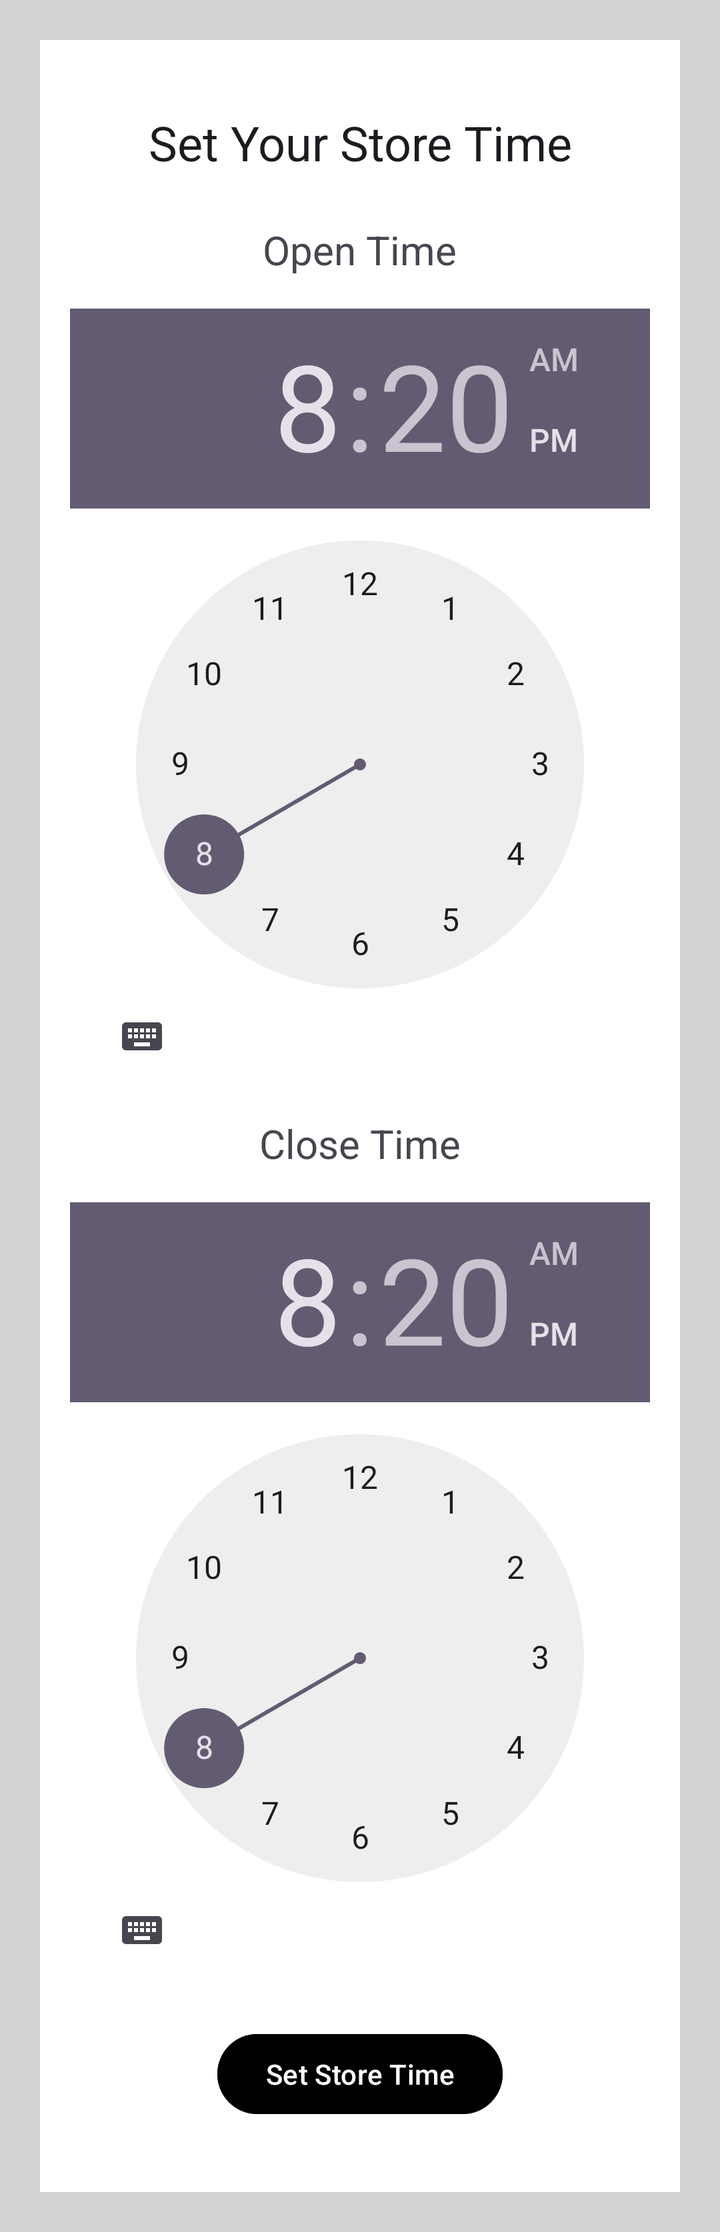
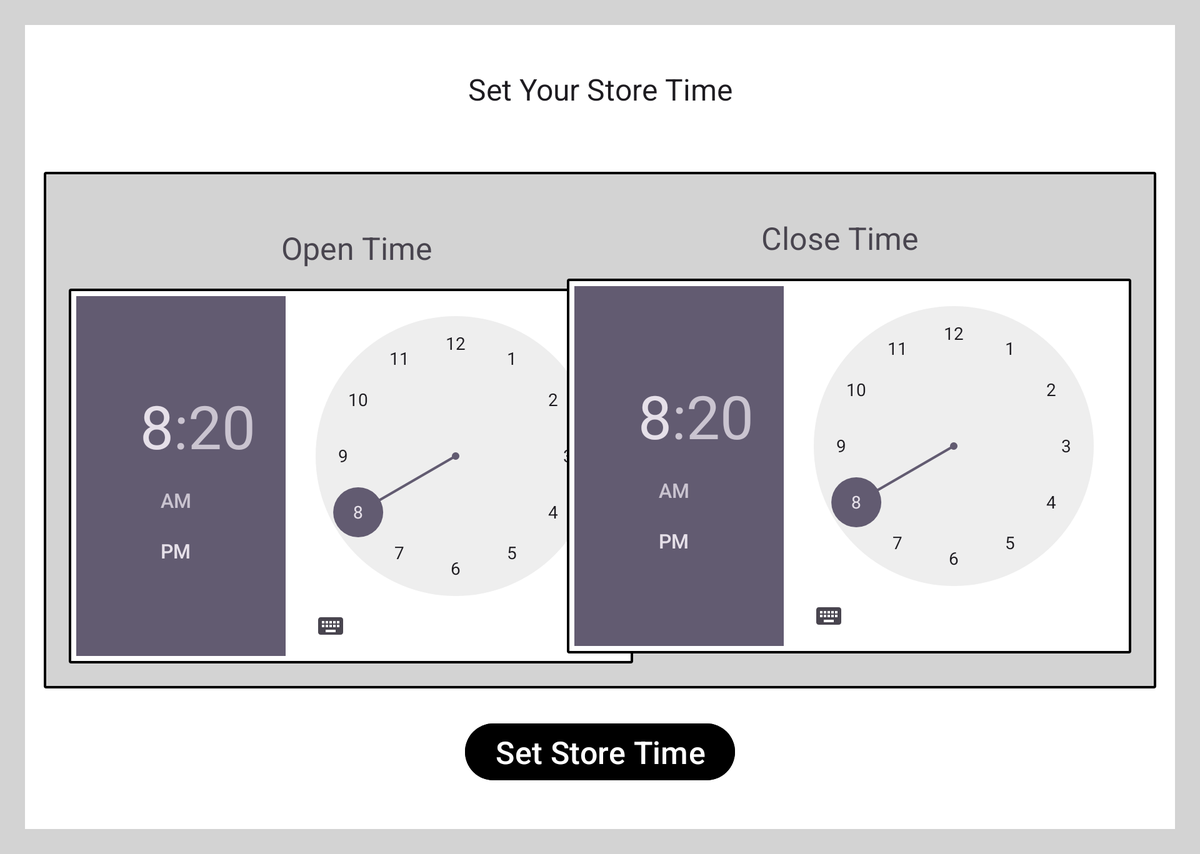

The same Android screen from two of the app's own layout files: first res/layout/ as a phone draws it, then the repository's variant for another configuration, drawn on a device whose configuration selects that folder. Both files follow.
<!-- AndroidManifest.xml: application theme Theme.Material3.Light -->
<!-- res/layout/activity_set_store_time.xml -->
<?xml version="1.0" encoding="utf-8"?>
<ScrollView xmlns:android="http://schemas.android.com/apk/res/android"
    xmlns:app="http://schemas.android.com/apk/res-auto"
    xmlns:tools="http://schemas.android.com/tools"
    android:layout_width="match_parent"
    android:layout_height="match_parent"
    tools:context="com.inventory.idealist.SetStoreTimeActivity"
    android:background="@color/light_gray">

    <RelativeLayout
        android:layout_width="match_parent"
        android:layout_height="wrap_content"
        android:layout_margin="20dp"
        android:background="@color/white"
        android:padding="15dp">

        <TextView
            android:layout_width="match_parent"
            android:layout_height="wrap_content"
            android:text="Set Your Store Time"
            android:textAppearance="@style/TextAppearance.AppCompat.Headline"
            android:textAlignment="center"
            android:layout_marginTop="20dp"
            android:id="@+id/textViewSetStoreTimeHeader"/>

        <TextView
            android:id="@+id/textViewOpenTime"
            android:layout_width="wrap_content"
            android:layout_height="wrap_content"
            android:layout_centerHorizontal="true"
            android:layout_marginTop="24dp"
            android:layout_below="@id/textViewSetStoreTimeHeader"
            android:text="Open Time"
            android:textSize="20sp" />

        <TimePicker
            android:id="@+id/timePickerOpenTime"
            android:layout_width="wrap_content"
            android:layout_height="wrap_content"
            android:layout_below="@+id/textViewOpenTime"
            android:layout_centerHorizontal="true"
            android:layout_marginTop="16dp" />

        <TextView
            android:id="@+id/textViewCloseTime"
            android:layout_width="wrap_content"
            android:layout_height="wrap_content"
            android:layout_below="@+id/timePickerOpenTime"
            android:layout_centerHorizontal="true"
            android:layout_marginTop="16dp"
            android:text="Close Time"
            android:textSize="20sp" />

        <TimePicker
            android:id="@+id/timePickerCloseTime"
            android:layout_width="wrap_content"
            android:layout_height="wrap_content"
            android:layout_below="@+id/textViewCloseTime"
            android:layout_centerHorizontal="true"
            android:layout_marginTop="16dp" />

        <Button
            android:id="@+id/buttonSaveTimes"
            android:layout_width="wrap_content"
            android:layout_height="wrap_content"
            android:layout_below="@+id/timePickerCloseTime"
            android:layout_centerHorizontal="true"
            android:layout_marginTop="24dp"
            android:text="Set Store Time"
            android:backgroundTint="@color/orange_main"
            android:layout_marginBottom="20dp"/>

    </RelativeLayout>

</ScrollView>
<!-- resources referenced by this layout -->
<resources>
  <color name="light_gray">#D3D3D3</color>
  <color name="white">#FFFFFFFF</color>
</resources>
<!-- res/layout-w820dp/activity_set_store_time.xml (the repository's variant of the layout above) -->
<!-- drawn on a 7-inch tablet turned sideways -->
<?xml version="1.0" encoding="utf-8"?>
<ScrollView xmlns:android="http://schemas.android.com/apk/res/android"
    xmlns:app="http://schemas.android.com/apk/res-auto"
    xmlns:tools="http://schemas.android.com/tools"
    android:layout_width="match_parent"
    android:layout_height="match_parent"
    tools:context="com.inventory.idealist.SetStoreTimeActivity"
    android:background="@color/light_gray">

    <RelativeLayout
        android:layout_width="match_parent"
        android:layout_height="wrap_content"
        android:layout_margin="20dp"
        android:background="@color/white"
        android:padding="15dp">

        <TextView
            android:layout_width="match_parent"
            android:layout_height="wrap_content"
            android:text="Set Your Store Time"
            android:textAppearance="@style/TextAppearance.AppCompat.Headline"
            android:textAlignment="center"
            android:layout_marginTop="20dp"
            android:id="@+id/textViewSetStoreTimeHeader"/>

        <RelativeLayout
            android:layout_width="1100dp"
            android:layout_height="wrap_content"
            android:id="@+id/relativeLayoutSetStoreTime"
            android:layout_below="@id/textViewSetStoreTimeHeader"
            android:background="@drawable/gray_border_bg"
            android:padding="20dp"
            android:layout_marginTop="50dp"
            android:layout_centerHorizontal="true">

        <TextView
            android:id="@+id/textViewOpenTime"
            android:layout_width="wrap_content"
            android:layout_height="wrap_content"
            android:layout_marginTop="24dp"
            android:text="Open Time"
            android:textSize="25sp"
            android:layout_marginStart="170dp"/>

        <TimePicker
            android:id="@+id/timePickerOpenTime"
            android:layout_width="wrap_content"
            android:layout_height="wrap_content"
            android:layout_below="@+id/textViewOpenTime"
            android:layout_marginTop="16dp"
            android:background="@drawable/black_border"
            android:padding="6dp"/>

        <TextView
            android:id="@+id/textViewCloseTime"
            android:layout_width="wrap_content"
            android:layout_height="wrap_content"
            android:layout_alignParentRight="true"
            android:layout_marginTop="16dp"
            android:text="Close Time"
            android:textSize="25sp"
            android:layout_marginEnd="170dp"/>

        <TimePicker
            android:id="@+id/timePickerCloseTime"
            android:layout_width="wrap_content"
            android:layout_height="wrap_content"
            android:layout_alignParentRight="true"
            android:layout_below="@+id/textViewCloseTime"
            android:layout_marginTop="16dp"
            android:background="@drawable/black_border"
            android:padding="6dp"/>

        </RelativeLayout>

        <Button
            android:id="@+id/buttonSaveTimes"
            android:layout_width="wrap_content"
            android:layout_height="wrap_content"
            android:layout_below="@+id/relativeLayoutSetStoreTime"
            android:layout_centerHorizontal="true"
            android:layout_marginTop="24dp"
            android:text="Set Store Time"
            android:textSize="25sp"
            android:backgroundTint="@color/orange_main"
            android:layout_marginBottom="20dp"/>

    </RelativeLayout>

</ScrollView>
<!-- resources referenced by the variant -->
<!-- as a 7-inch tablet turned sideways resolves them -->
<resources>
  <color name="light_gray">#D3D3D3</color>
  <color name="white">#FFFFFFFF</color>
  <!-- drawable black_border (drawable) -->
  <?xml version="1.0" encoding="utf-8"?>
  <shape xmlns:android="http://schemas.android.com/apk/res/android">
  
      
      <solid android:color="#FFFFFF"/>
  
      
      <stroke android:width="2dp" android:color="@color/black"/>
  
      
      <corners android:radius="1dp"/>
  
  
  </shape>
  <!-- drawable gray_border_bg (drawable) -->
  <?xml version="1.0" encoding="utf-8"?>
  <shape xmlns:android="http://schemas.android.com/apk/res/android">
  
      
      <solid android:color="@color/light_gray"/>
  
      
      <stroke android:width="2dp" android:color="@color/black"/>
  
      
      <corners android:radius="1dp"/>
  
  
  </shape>
  <color name="black">#FF000000</color>
</resources>
